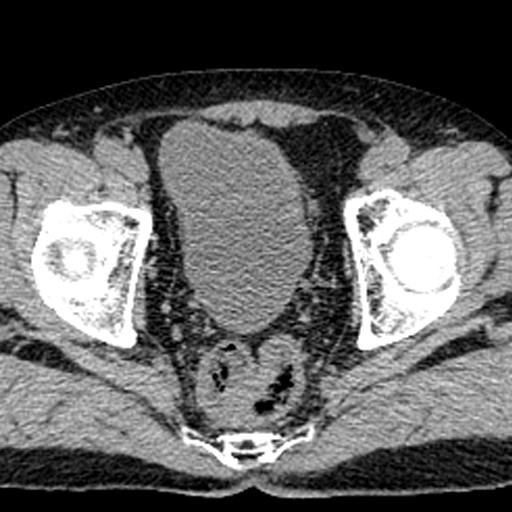
#> input picture ct/imgs/ct10000015.png, 512 x 512 px
$ python -i custom_data_aug.py   (imports and definitions only)
#> lines starting #> are read from the running program, lines starting #| are printed output that depends on the picture
#> further down, picture is the input picture: shape (512, 512, 3); min 0, max 255, mean 96.1
import numpy as np
import cv2
from scipy.ndimage.interpolation import map_coordinates

# Function to distort image
def elastic_transform(image, alpha=2000, sigma=40, alpha_affine=40, random_state=None):
#> called with alpha = 2000, sigma = 40, alpha_affine = 40
    if random_state is None:
        random_state = np.random.RandomState(None)

    shape = image.shape
#> shape = (512, 512, 3)
    shape_size = shape[:2]
#> shape_size = (512, 512)

    # Random affine
    center_square = np.float32(shape_size) // 2
#> center_square = [256, 256]
    square_size = min(shape_size) // 3
#> square_size = 170
    pts1 = np.float32([center_square + square_size, [center_square[0]+square_size, center_square[1]-square_size], center_square - square_size])
#> pts1 = [[426, 426], [426, 86], [86, 86]]
    pts2 = pts1 + random_state.uniform(-alpha_affine, alpha_affine, size=pts1.shape).astype(np.float32)
    M = cv2.getAffineTransform(pts1, pts2)
    for i in range(shape[2]):
        image[:,:,i] = cv2.warpAffine(image[:,:,i], M, shape_size[::-1], borderMode=cv2.BORDER_REFLECT_101)
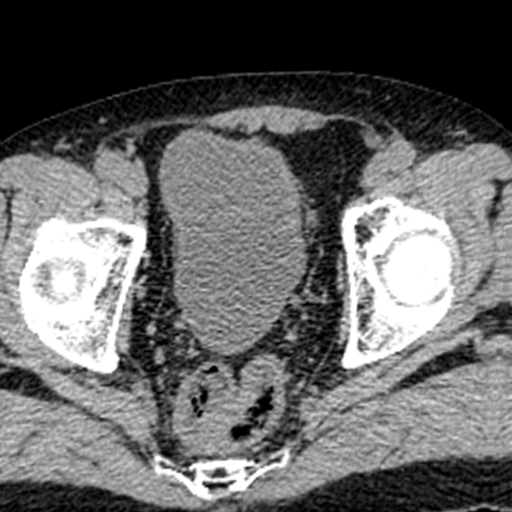
#> image: shape (512, 512, 3); min 0, max 255, mean 100.6
    image = image.reshape(shape)

    blur_size = int(4*sigma) | 1

    dx = cv2.GaussianBlur((random_state.rand(*shape_size) * 2 - 1), ksize=(blur_size, blur_size), sigmaX=sigma) * alpha
    dy = cv2.GaussianBlur((random_state.rand(*shape_size) * 2 - 1), ksize=(blur_size, blur_size), sigmaX=sigma) * alpha

    x, y = np.meshgrid(np.arange(shape[1]), np.arange(shape[0]))
    indices = np.reshape(y+dy, (-1, 1)), np.reshape(x+dx, (-1, 1))

    def_img = np.zeros_like(image)
    for i in range(shape[2]):
        def_img[:,:,i] = map_coordinates(image[:,:,i], indices, order=1).reshape(shape_size)
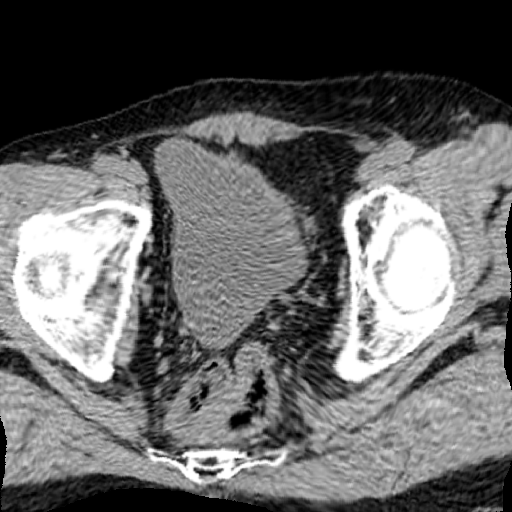
#> def_img: shape (512, 512, 3); min 0, max 255, mean 100.1

    return def_img


def salt_pepper_noise(image, salt=0.2, amount=0.004):
    row, col, chan = image.shape
    num_salt = np.ceil(amount * row * salt)
    num_pepper = np.ceil(amount * row * (1.0 - salt))

    for n in range(chan//2): # //2 so we don't augment the mask
        # Add Salt noise
        coords = [np.random.randint(0, i - 1, int(num_salt)) for i in image.shape[0:2]]
        image[coords[0], coords[1], n] = 1

        # Add Pepper noise
        coords = [np.random.randint(0, i - 1, int(num_pepper)) for i in image.shape[0:2]]
        image[coords[0], coords[1], n] = 0

    return image

>>> import cv2
>>> picture = cv2.imread('../ct/imgs/ct10000015.png')
>>> result = elastic_transform(picture)
